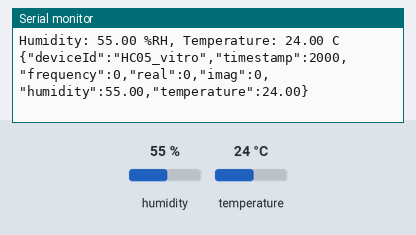
Bench run of a sketch on a simulated ESP32. Parts: the last lines printed to the serial monitor. Inputs (shaded band) come from the test bench; at power-on: humidity 55 %, temperature 24 °C.

Above: at 2.2 s.
2.3 s: humidity set to 22 %
At 3.6 s:
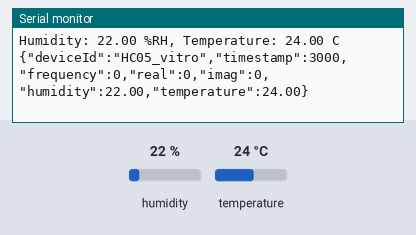
3.8 s: temperature set to 12 °C
At 4.9 s:
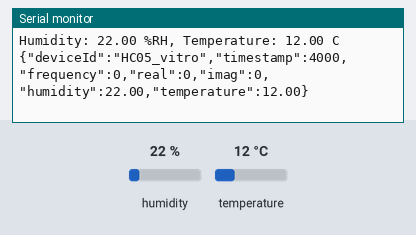
5.3 s: humidity set to 40 %
At 6.9 s:
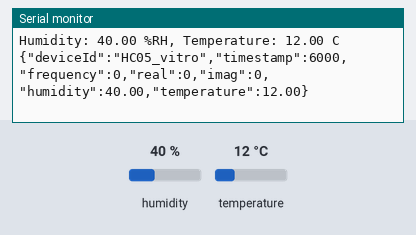
Timing chart, 0 to 8.4 s (numbered marks = the images above; inputs shaded):
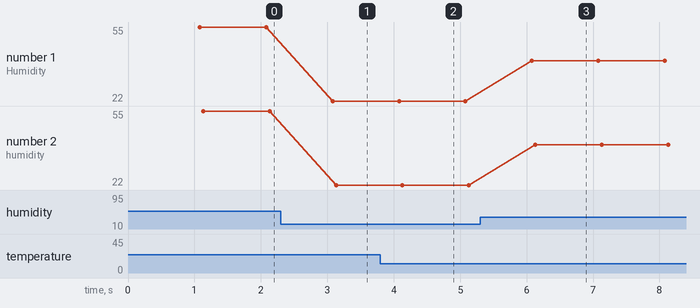

The sketch:

HC05_SHT40_Data.ino
```cpp
/*
  HC05_SHT40_Data.ino

  Reads a real SHT40 over I2C and sends newline-delimited JSON through an
  HC-05 connected to ESP32 UART2. USB Serial receives the same readings for
  initial sensor verification.

  SHT40 wiring:
    SHT40 SDA -> ESP32 GPIO21
    SHT40 SCL -> ESP32 GPIO22
    SHT40 VDD -> ESP32 3V3
    SHT40 VSS -> ESP32 GND

  HC-05 wiring:
    ESP32 GPIO17 TX -> HC-05 RXD
    ESP32 GPIO16 RX -> HC-05 TXD
    ESP32 GND       -> HC-05 GND

  Arduino Library Manager dependencies:
    Adafruit SHT4x Library
    Adafruit Unified Sensor
*/

#include <Wire.h>
#include <Adafruit_SHT4x.h>

HardwareSerial HC05(2);
Adafruit_SHT4x sht40;

const int SHT40_SDA_PIN = 21;
const int SHT40_SCL_PIN = 22;
const int HC05_RX_PIN = 16;
const int HC05_TX_PIN = 17;

const unsigned long SEND_INTERVAL_MS = 1000;
const char* DEVICE_ID = "HC05_vitro";
const char* HC05_BLUETOOTH_NAME = "HC05_vitro";

// Enable only for a one-time rename while the HC-05 is booted in AT mode.
// After it reports OK, set this back to false and upload the sketch again.
const bool CONFIGURE_HC05_NAME = false;

unsigned long lastSendTime = 0;

void printHC05Response(unsigned long timeoutMs = 2000) {
  unsigned long startTime = millis();
  while (millis() - startTime < timeoutMs) {
    while (HC05.available()) {
      Serial.write(HC05.read());
    }
  }
  Serial.println();
}

void configureHC05BluetoothName() {
  // Full HC-05 AT mode normally uses 38400 baud. Hold the module's button/KEY
  // pin high while powering it on before uploading with configuration enabled.
  HC05.begin(38400, SERIAL_8N1, HC05_RX_PIN, HC05_TX_PIN);
  delay(1000);

  Serial.println("Testing HC-05 AT mode...");
  HC05.print("AT\r\n");
  printHC05Response();

  Serial.println("Setting Bluetooth name to " + String(HC05_BLUETOOTH_NAME) + "...");
  HC05.print("AT+NAME=" + String(HC05_BLUETOOTH_NAME) + "\r\n");
  printHC05Response();

  Serial.println("Configuration finished. Set CONFIGURE_HC05_NAME back to false,");
  Serial.println("restart the HC-05 normally, and upload this sketch again.");
}

String buildSensorPacket(
  unsigned long timestamp,
  float humidity,
  float temperature
) {
  String json = "{";
  json += "\"deviceId\":\"" + String(DEVICE_ID) + "\",";
  json += "\"timestamp\":" + String(timestamp) + ",";
  json += "\"frequency\":0,";
  json += "\"real\":0,";
  json += "\"imag\":0,";
  json += "\"humidity\":" + String(humidity, 2) + ",";
  json += "\"temperature\":" + String(temperature, 2);
  json += "}";
  return json;
}

void setup() {
  Serial.begin(115200);
  delay(1000);

  if (CONFIGURE_HC05_NAME) {
    configureHC05BluetoothName();
    while (true) delay(1000);
  }

  Wire.begin(SHT40_SDA_PIN, SHT40_SCL_PIN);
  HC05.begin(9600, SERIAL_8N1, HC05_RX_PIN, HC05_TX_PIN);

  if (!sht40.begin(&Wire)) {
    Serial.println("SHT40 not detected. Check 3.3 V, GND, SDA, and SCL.");
    while (true) delay(1000);
  }

  sht40.setPrecision(SHT4X_HIGH_PRECISION);
  sht40.setHeater(SHT4X_NO_HEATER);

  Serial.println("SHT40 detected.");
  Serial.println("USB Serial: 115200 baud");
  Serial.println("HC-05 UART: 9600 baud");
}

void loop() {
  unsigned long now = millis();
  if (now - lastSendTime < SEND_INTERVAL_MS) return;
  lastSendTime = now;

  sensors_event_t humidityEvent;
  sensors_event_t temperatureEvent;

  if (!sht40.getEvent(&humidityEvent, &temperatureEvent)) {
    Serial.println("SHT40 read failed.");
    return;
  }

  float humidity = humidityEvent.relative_humidity;
  float temperature = temperatureEvent.temperature;

  Serial.print("Humidity: ");
  Serial.print(humidity, 2);
  Serial.print(" %RH, Temperature: ");
  Serial.print(temperature, 2);
  Serial.println(" C");

  String packet = buildSensorPacket(now, humidity, temperature);

  HC05.print(packet);
  HC05.print('\n');
  Serial.println(packet);
}
```

Measured:
- after the input at 2.3 s, the serial monitor: prints a new line after 0.78 s (image 1)
- after the input at 3.8 s, the serial monitor: prints a new line after 0.28 s (image 2)
- after the input at 5.3 s, the serial monitor: prints a new line after 0.78 s (image 3)
- plotted number 1: 55 → 22 after the input at 2.3 s, 22 → 40 after the input at 5.3 s
- plotted number 2: 55 → 22 after the input at 2.3 s, 22 → 40 after the input at 5.3 s
